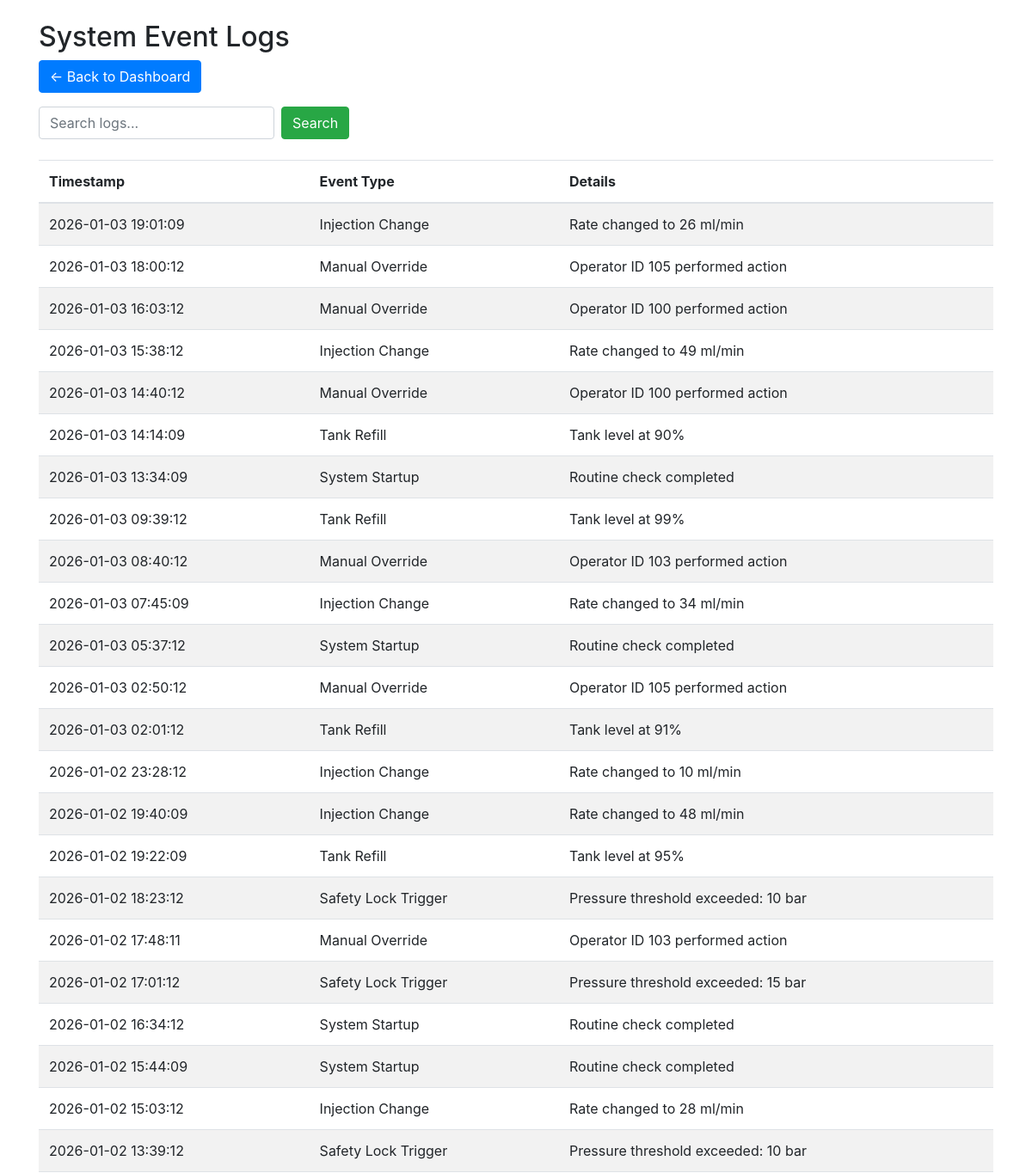
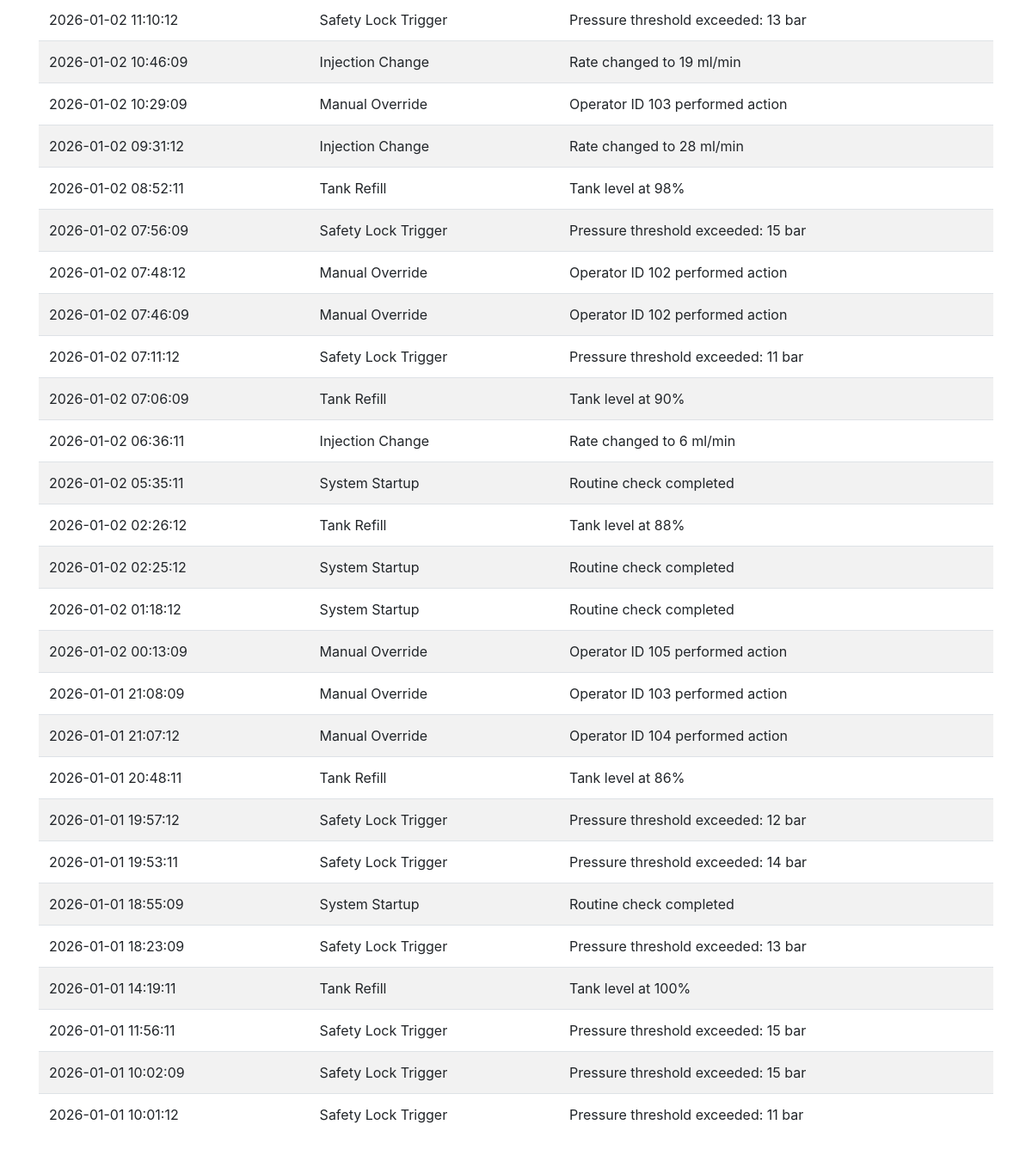
Page /logs (signed in) on the earlier database version (2 pictures, top to bottom).
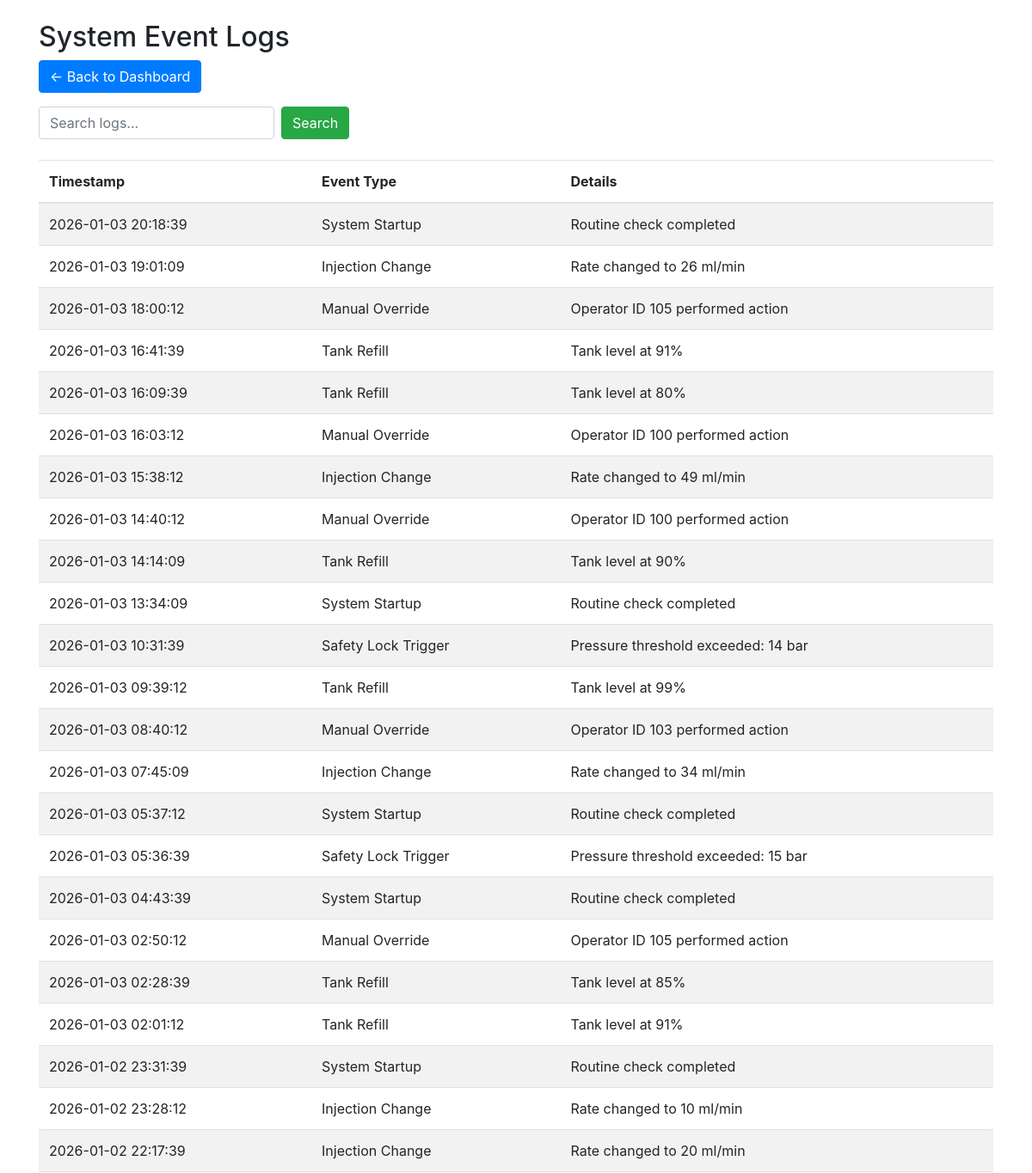
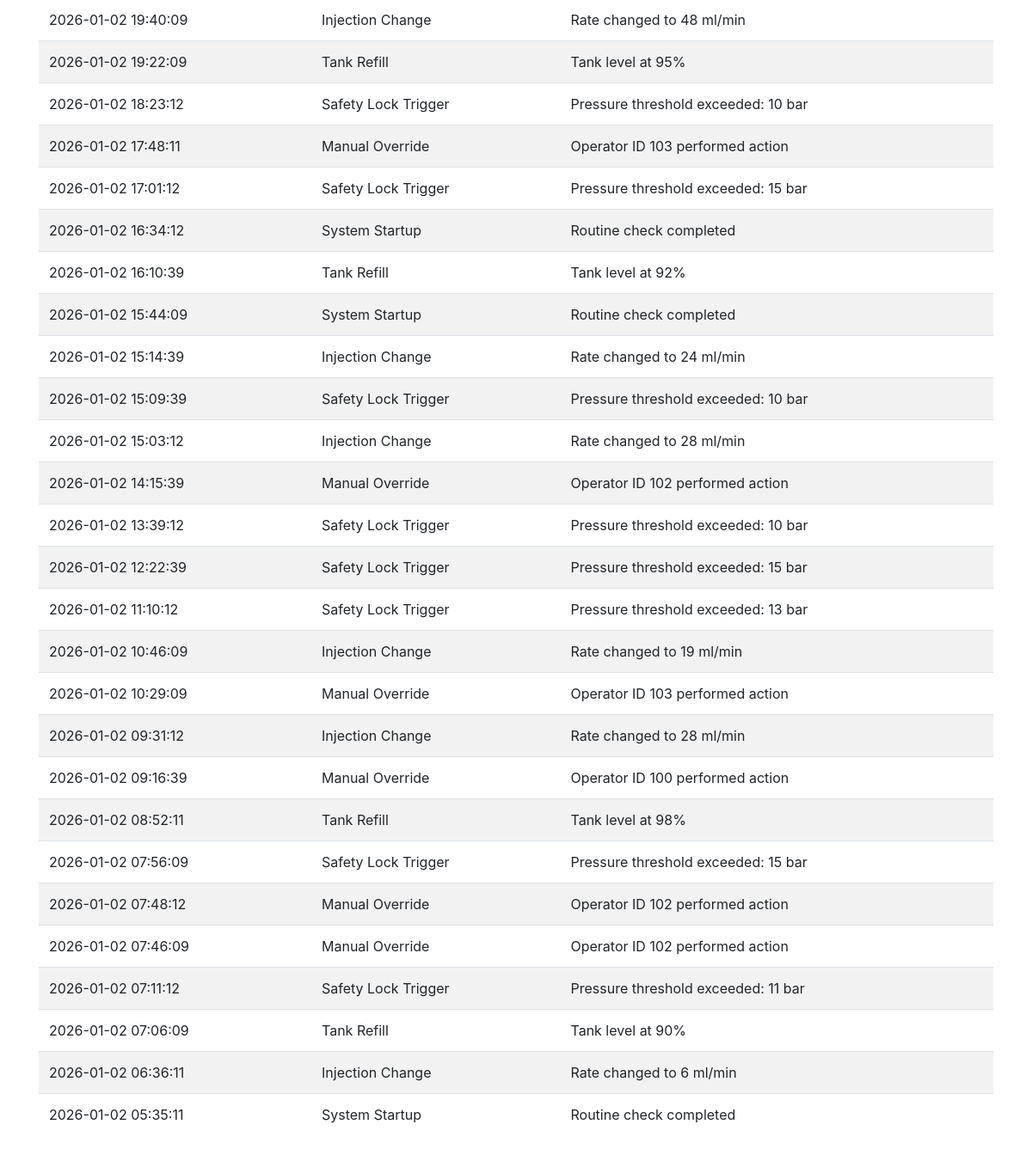
Same page on the later database version (2 pictures, top to bottom).
### tables this page shows
CREATE TABLE logs (
        id INTEGER PRIMARY KEY,
        timestamp TEXT NOT NULL,
        event_type TEXT NOT NULL,
        details TEXT NOT NULL
    );

### patched_version/app.py (the view)
@app.route('/logs')
def view_logs():
    if not session.get('logged_in'): return redirect(url_for('login'))
    search_query = request.args.get('search', '')
    conn = get_db_connection()
    if search_query:
        query = f"SELECT * FROM logs WHERE details LIKE ? ORDER BY timestamp DESC"
        print(f"[DEBUG] Executing SQL: {query}")
        search_param = f"%{search_query}%"
        logs = conn.execute(query,[search_param]).fetchall()
    else:
        logs = conn.execute('SELECT * FROM logs ORDER BY timestamp DESC LIMIT 50').fetchall()
    conn.close()
    return render_template('logs.html', logs=logs)

### patched_version/app.py (called while the page is built)
def get_db_connection():
    conn = sqlite3.connect('scada.db')
    conn.row_factory = sqlite3.Row
    return conn

@app.before_request
def security_check():
    if is_ip_banned(request.remote_addr):
        return render_template_string("<h1>403 Forbidden</h1><p>Your IP has been flagged by the IDS and is temporarily banned.</p>"), 403
    check_for_attacks() # Call logic from monitoring/ids.py

@app.context_processor
def inject_csrf_token():
    if 'csrf_token' not in session:
        session['csrf_token'] = secrets.token_hex(16)
    return dict(csrf_token=session['csrf_token'])

### patched_version/monitoring/ids.py (called while the page is built)
def get_monitor_db():
    conn = sqlite3.connect('scada.db')
    conn.row_factory = sqlite3.Row
    return conn

def is_ip_banned(ip):
    try:
        conn = get_monitor_db()
        row = conn.execute("SELECT * FROM banned_ips WHERE ip_address = ?", (ip,)).fetchone()
        conn.close()
        return row is not None
    except:
        return False

### patched_version/templates/logs.html
<!DOCTYPE html>
<html>
<head><title>System Logs</title>
<link rel="stylesheet" href="https://stackpath.bootstrapcdn.com/bootstrap/4.5.2/css/bootstrap.min.css">
</head>
<body>
<div class="container">
    <h2 class="mt-4">System Event Logs</h2>
    <a href="/" class="btn btn-primary mb-3">← Back to Dashboard</a>
    <form method="GET" class="form-inline mb-4">
        <input type="text" name="search" class="form-control mr-2" placeholder="Search logs...">
        <button type="submit" class="btn btn-success">Search</button>
    </form>
    <table class="table table-striped">
        <thead><tr><th>Timestamp</th><th>Event Type</th><th>Details</th></tr></thead>
        <tbody>
            {% for log in logs %}
            <tr>
                <td>{{ log['timestamp'] }}</td>
                <td>{{ log['event_type'] }}</td>
                <td>{{ log['details'] }}</td>
            </tr>
            {% else %}
            <tr><td colspan="3">No records found.</td></tr>
            {% endfor %}
        </tbody>
    </table>
</div>
</body>
</html>

Differences in the rows shown:
no longer on this page (row unchanged): logs: timestamp "2026-01-02 02:26:12", event_type "Tank Refill", details "Tank level at 88%"
no longer on this page (row unchanged): logs: timestamp "2026-01-02 02:25:12", event_type "System Startup", details "Routine check completed"
no longer on this page (row unchanged): logs: timestamp "2026-01-02 01:18:12", event_type "System Startup", details "Routine check completed"
no longer on this page (row unchanged): logs: timestamp "2026-01-02 00:13:09", event_type "Manual Override", details "Operator ID 105 performed action"
no longer on this page (row unchanged): logs: timestamp "2026-01-01 21:08:09", event_type "Manual Override", details "Operator ID 103 performed action"
no longer on this page (row unchanged): logs: timestamp "2026-01-01 21:07:12", event_type "Manual Override", details "Operator ID 104 performed action"
no longer on this page (row unchanged): logs: timestamp "2026-01-01 20:48:11", event_type "Tank Refill", details "Tank level at 86%"
no longer on this page (row unchanged): logs: timestamp "2026-01-01 19:57:12", event_type "Safety Lock Trigger", details "Pressure threshold exceeded: 12 bar"
no longer on this page (row unchanged): logs: timestamp "2026-01-01 19:53:11", event_type "Safety Lock Trigger", details "Pressure threshold exceeded: 14 bar"
no longer on this page (row unchanged): logs: timestamp "2026-01-01 18:55:09", event_type "System Startup", details "Routine check completed"
no longer on this page (row unchanged): logs: timestamp "2026-01-01 18:23:09", event_type "Safety Lock Trigger", details "Pressure threshold exceeded: 13 bar"
no longer on this page (row unchanged): logs: timestamp "2026-01-01 14:19:11", event_type "Tank Refill", details "Tank level at 100%"
no longer on this page (row unchanged): logs: timestamp "2026-01-01 11:56:11", event_type "Safety Lock Trigger", details "Pressure threshold exceeded: 15 bar"
no longer on this page (row unchanged): logs: timestamp "2026-01-01 10:02:09", event_type "Safety Lock Trigger", details "Pressure threshold exceeded: 15 bar"
no longer on this page (row unchanged): logs: timestamp "2026-01-01 10:01:12", event_type "Safety Lock Trigger", details "Pressure threshold exceeded: 11 bar"
added logs: timestamp "2026-01-03 20:18:39", event_type "System Startup", details "Routine check completed"
added logs: timestamp "2026-01-03 16:41:39", event_type "Tank Refill", details "Tank level at 91%"
added logs: timestamp "2026-01-03 16:09:39", event_type "Tank Refill", details "Tank level at 80%"
added logs: timestamp "2026-01-03 10:31:39", event_type "Safety Lock Trigger", details "Pressure threshold exceeded: 14 bar"
added logs: timestamp "2026-01-03 05:36:39", event_type "Safety Lock Trigger", details "Pressure threshold exceeded: 15 bar"
added logs: timestamp "2026-01-03 04:43:39", event_type "System Startup", details "Routine check completed"
added logs: timestamp "2026-01-03 02:28:39", event_type "Tank Refill", details "Tank level at 85%"
added logs: timestamp "2026-01-02 23:31:39", event_type "System Startup", details "Routine check completed"
added logs: timestamp "2026-01-02 22:17:39", event_type "Injection Change", details "Rate changed to 20 ml/min"
added logs: timestamp "2026-01-02 16:10:39", event_type "Tank Refill", details "Tank level at 92%"
added logs: timestamp "2026-01-02 15:14:39", event_type "Injection Change", details "Rate changed to 24 ml/min"
added logs: timestamp "2026-01-02 15:09:39", event_type "Safety Lock Trigger", details "Pressure threshold exceeded: 10 bar"
added logs: timestamp "2026-01-02 14:15:39", event_type "Manual Override", details "Operator ID 102 performed action"
added logs: timestamp "2026-01-02 12:22:39", event_type "Safety Lock Trigger", details "Pressure threshold exceeded: 15 bar"
added logs: timestamp "2026-01-02 09:16:39", event_type "Manual Override", details "Operator ID 100 performed action"
